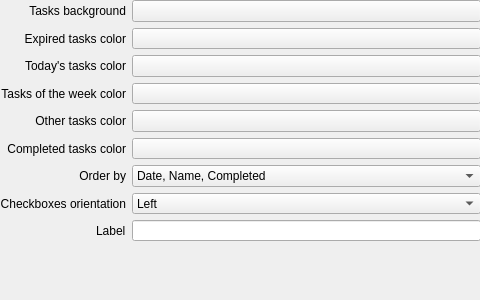
<?xml version="1.0" encoding="UTF-8"?>
<ui version="4.0">
 <class>appearanceconfig</class>
 <widget class="QWidget" name="appearanceconfig">
  <property name="geometry">
   <rect>
    <x>0</x>
    <y>0</y>
    <width>480</width>
    <height>300</height>
   </rect>
  </property>
  <property name="minimumSize">
   <size>
    <width>480</width>
    <height>300</height>
   </size>
  </property>
  <widget class="QWidget" name="layoutWidget">
   <property name="geometry">
    <rect>
     <x>0</x>
     <y>0</y>
     <width>481</width>
     <height>241</height>
    </rect>
   </property>
   <layout class="QGridLayout" name="gridLayout">
    <item row="5" column="0">
     <widget class="QLabel" name="label_7">
      <property name="text">
       <string>Completed tasks color</string>
      </property>
      <property name="alignment">
       <set>Qt::AlignRight|Qt::AlignTrailing|Qt::AlignVCenter</set>
      </property>
     </widget>
    </item>
    <item row="5" column="1">
     <widget class="KColorButton" name="completedColor"/>
    </item>
    <item row="4" column="1">
     <widget class="KColorButton" name="otherColor"/>
    </item>
    <item row="0" column="0">
     <widget class="QLabel" name="label_6">
      <property name="text">
       <string>Tasks background</string>
      </property>
      <property name="alignment">
       <set>Qt::AlignRight|Qt::AlignTrailing|Qt::AlignVCenter</set>
      </property>
     </widget>
    </item>
    <item row="3" column="0">
     <widget class="QLabel" name="label_3">
      <property name="text">
       <string>Tasks of the week color</string>
      </property>
      <property name="alignment">
       <set>Qt::AlignRight|Qt::AlignTrailing|Qt::AlignVCenter</set>
      </property>
     </widget>
    </item>
    <item row="3" column="1">
     <widget class="KColorButton" name="weekColor">
      <property name="color">
       <color>
        <red>230</red>
        <green>240</green>
        <blue>0</blue>
       </color>
      </property>
     </widget>
    </item>
    <item row="6" column="1">
     <widget class="QComboBox" name="orderBy">
      <property name="enabled">
       <bool>true</bool>
      </property>
      <property name="sizeAdjustPolicy">
       <enum>QComboBox::AdjustToContents</enum>
      </property>
      <item>
       <property name="text">
        <string>Date, Name, Completed</string>
       </property>
      </item>
      <item>
       <property name="text">
        <string>Name, Date, Completed</string>
       </property>
      </item>
      <item>
       <property name="text">
        <string>Completed, Date, Name</string>
       </property>
      </item>
      <item>
       <property name="text">
        <string>Completed, Name, Date</string>
       </property>
      </item>
     </widget>
    </item>
    <item row="0" column="1">
     <widget class="KColorButton" name="backgroundColor">
      <property name="defaultColor">
       <color>
        <red>48</red>
        <green>48</green>
        <blue>48</blue>
       </color>
      </property>
     </widget>
    </item>
    <item row="1" column="0">
     <widget class="QLabel" name="label">
      <property name="text">
       <string>Expired tasks color</string>
      </property>
      <property name="alignment">
       <set>Qt::AlignRight|Qt::AlignTrailing|Qt::AlignVCenter</set>
      </property>
     </widget>
    </item>
    <item row="2" column="0">
     <widget class="QLabel" name="label_2">
      <property name="text">
       <string>Today's tasks color</string>
      </property>
      <property name="alignment">
       <set>Qt::AlignRight|Qt::AlignTrailing|Qt::AlignVCenter</set>
      </property>
     </widget>
    </item>
    <item row="4" column="0">
     <widget class="QLabel" name="label_4">
      <property name="text">
       <string>Other tasks color</string>
      </property>
      <property name="alignment">
       <set>Qt::AlignRight|Qt::AlignTrailing|Qt::AlignVCenter</set>
      </property>
     </widget>
    </item>
    <item row="6" column="0">
     <widget class="QLabel" name="label_5">
      <property name="text">
       <string>Order by</string>
      </property>
      <property name="alignment">
       <set>Qt::AlignRight|Qt::AlignTrailing|Qt::AlignVCenter</set>
      </property>
     </widget>
    </item>
    <item row="1" column="1">
     <widget class="KColorButton" name="expiredColor">
      <property name="color">
       <color>
        <red>200</red>
        <green>0</green>
        <blue>0</blue>
       </color>
      </property>
      <property name="alphaChannelEnabled">
       <bool>false</bool>
      </property>
     </widget>
    </item>
    <item row="2" column="1">
     <widget class="KColorButton" name="todayColor">
      <property name="color">
       <color>
        <red>230</red>
        <green>70</green>
        <blue>0</blue>
       </color>
      </property>
     </widget>
    </item>
    <item row="7" column="0">
     <widget class="QLabel" name="label_8">
      <property name="text">
       <string>Checkboxes orientation</string>
      </property>
      <property name="alignment">
       <set>Qt::AlignRight|Qt::AlignTrailing|Qt::AlignVCenter</set>
      </property>
     </widget>
    </item>
    <item row="7" column="1">
     <widget class="QComboBox" name="orientation">
      <property name="minimumContentsLength">
       <number>1</number>
      </property>
      <item>
       <property name="text">
        <string>Left</string>
       </property>
      </item>
      <item>
       <property name="text">
        <string>Right</string>
       </property>
      </item>
     </widget>
    </item>
    <item row="8" column="0" alignment="Qt::AlignRight">
     <widget class="QLabel" name="label_9">
      <property name="text">
       <string>Label</string>
      </property>
     </widget>
    </item>
    <item row="8" column="1">
     <widget class="QLineEdit" name="labelText">
     </widget>
    </item>
   </layout>
  </widget>
 </widget>
 <customwidgets>
  <customwidget>
   <class>KColorButton</class>
   <extends>QPushButton</extends>
   <header>kcolorbutton.h</header>
  </customwidget>
 </customwidgets>
 <resources/>
 <connections/>
</ui>
